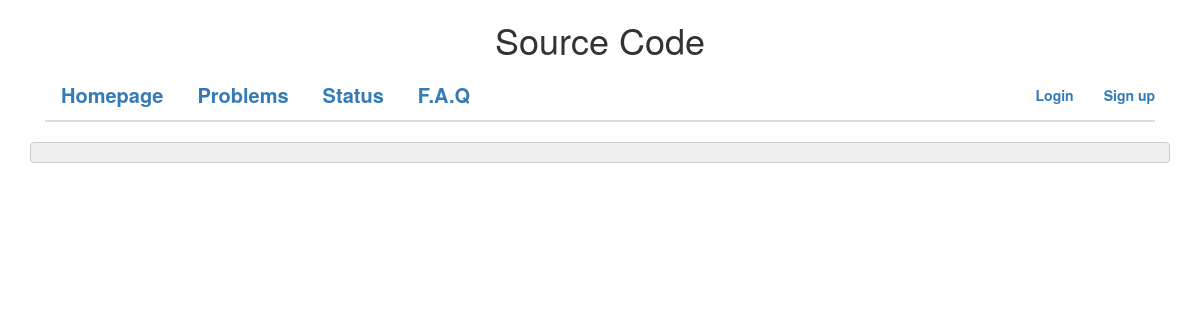
/viewcode/rid=1, run on an earlier commit of the app's database.
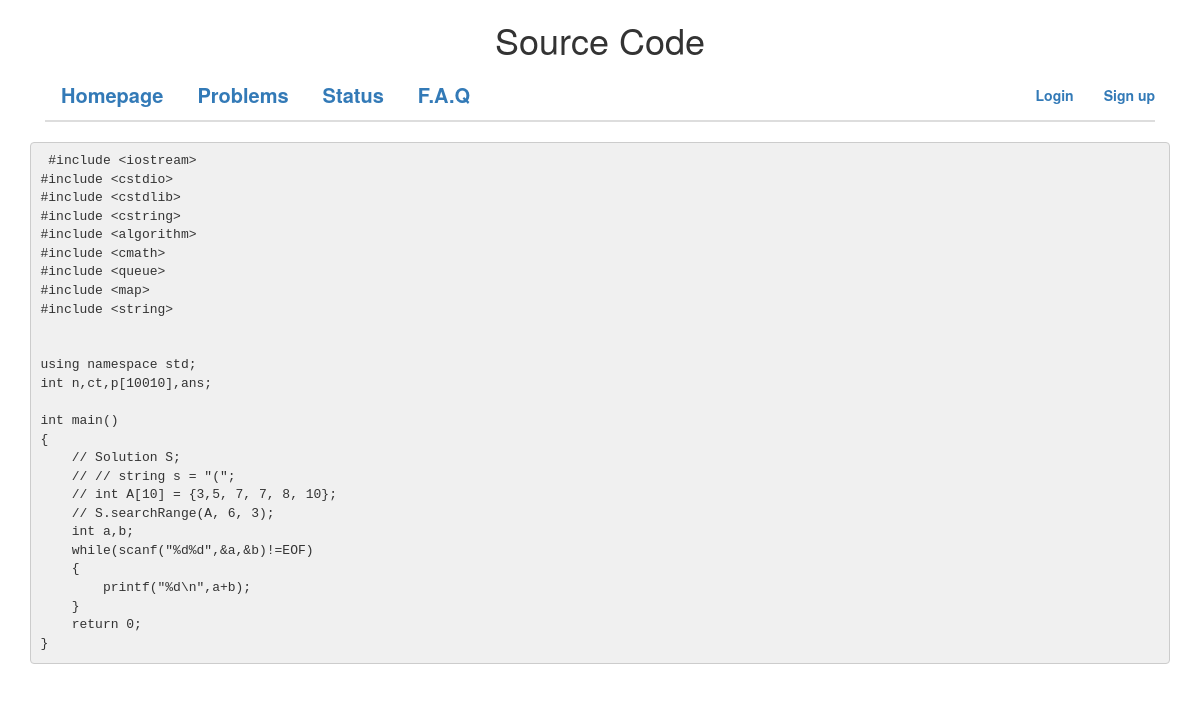
And on a later commit of the database.
### App/models.py (models this page shows, shortened)
class Submit(db.Model):
    runid = db.Column(db.Integer, primary_key = True, unique = True)
    userid = db.Column(db.String(20))
    pbid = db.Column(db.Integer)
    code = db.Column(db.Text)
    result = db.Column(db.String(20), default = 'Pending')
    memory = db.Column(db.Integer, default = None)
    jgtime = db.Column(db.Integer, default = None)
    language = db.Column(db.String(20))
    codelen = db.Column(db.Integer)
    time = db.Column(db.String(20))
    memory_used = db.Column(db.Integer, default = None)
    time_used = db.Column(db.Integer, default = None)
    CEmsg = db.Column(db.Text, default = None)

### App/view.py (the view)
@app.route('/viewcode/rid=<runid>')
def Viewcode(runid):
  submit = Submit.query.filter_by(runid = runid).first()
  return render_template('viewcode.html', submit = submit)

### App/view.py (called while the page is built)
@app.before_request
def before_request():
  g.user = current_user
  if g.user.is_authenticated():
    g.url = url_for('Profile', userid = g.user.userid)

### App/templates/viewcode.html
<!DOCTYPE html>
<html>
	<head>
	 	<link href = "../static/css/main.css" rel = "stylesheet">
	 	<link rel="stylesheet" href="../static/css/bootstrap.css">
	</head>
	<body>
		<center> <h1> Source Code </h1> </center>
		<div class="container">
		 	<div class="collapse navbar-collapse" >
			 	{% if g.user.is_authenticated() %}
					 <ul class="nav navbar-nav navbar-right">
						<li> <a href = {{ g.url }}> {{ g.user.userid }} </a> </li>
						<li> <a href = "/logout"> Log out </a> </li>
					</ul>
				{% else %}
					<ul class = "nav navbar-nav navbar-right">
						<li> <a href = "/login"> Login </a> </li>
						<li> <a href = "/sign_up"> Sign up </a> </li>
					</ul>
				{% endif %}
				<ul class = "nav nav-tabs">
					<ul class = "nav nav-tabs">
	                <li> <a href = "/"> Homepage </a> </li>
	                <li> <a href = "/problems/"> Problems </a> </li>
	                <li> <a href = "/status/"> Status </a> </li>
	                <li> <a href = "#"> F.A.Q </a> </li>
	            </ul>
			</div>
			<div id = "jumbotron">
				<pre>{{ submit.code }}</pre>
			</div>
		</div>
	</body>
</html>

What changed in the data, as far as the page shows it:
added Submit: code "#include <iostream> #include <cstdio> #include <cstdlib> #include <cstring> #include <algorithm> #include <cmath> #include <queue> #include <map> #include <string> using namespace std; int n,ct,p[10010],ans; int main() { // Solution S; // // string s = \"(\"; // int A[10] = {3,5, 7, 7, 8, 10}; // S.searchRange(A, 6, 3); int a,b; while(scanf(\"%d%d\",&a,&b)!=EOF) { printf(\"%d\\n\",a+b); } return 0; }"
